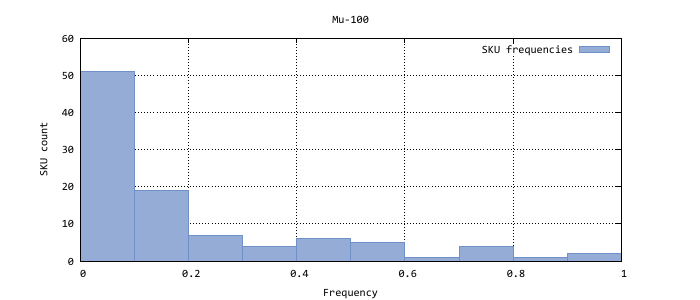

This chart was generated by the following gnuplot code:
reset
# Output definition
set terminal pdfcairo enhanced size 7, 3 font "Consolas, 12"
set lmargin 13
set rmargin 13
# Parameters
set key right top Right
set grid
set style fill solid 0.75
# Line-Styles
set style line 1 linetype 1 linecolor rgb "#7090c8" linewidth 1
set output "Mu-100.pdf"
set title "Mu-100"
set xlabel "Frequency"
set ylabel "SKU count"
plot \
"Mu-100groups.dat" u 1:2 w boxes linestyle 1 t "SKU frequencies"
set title "Mu-100"
set xlabel "SKU"
set ylabel "frequency"
plot \
"Mu-100simple.dat" u 1:2 w steps linestyle 1 t "SKU frequencies"
set title "Mu-100"
set xlabel "SKU"
set ylabel "probability"
plot \
"Mu-100probability.dat" u 1:2 w steps linestyle 1 t "SKU probabilities"
set title "Mu-100"
set xlabel "SKU"
set ylabel "size"
plot \
"Mu-100weights.dat" u 1:2 w steps linestyle 1 t "SKU size"
set title "Mu-100"
set xlabel "SKU"
set ylabel "units"
plot \
"Mu-100bundlesizes.dat" u 1:2 w steps linestyle 1 t "SKU replenishment order size"
reset
exit
